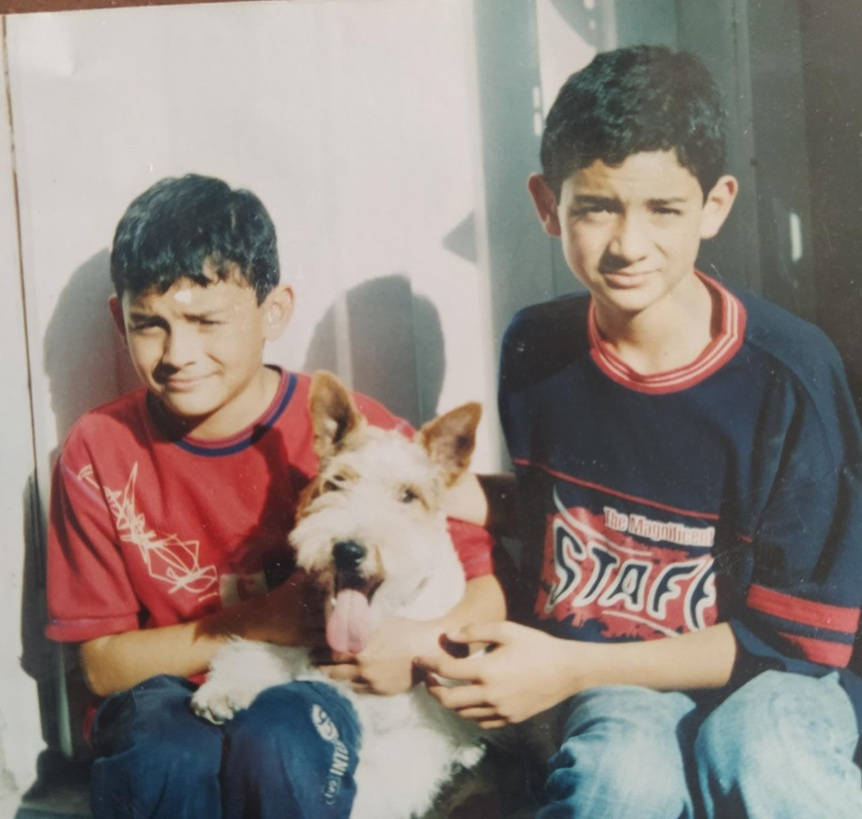
#> input picture python/opencv/fig/fig16.jpg, 862 x 819 px, shrunk from 1280 x 1216 before the run
$ python face_detection_cascades.py
#> lines starting #> are read from the running program, lines starting #| are printed output that depends on the picture; after the words box and inside, x2 and y2 are one past the last pixel; in counts of white or black regions, pixels touching at a corner belong together
import cv2

faceCascade = cv2.CascadeClassifier("files/haarcascade_frontalface_default.xml")
img  = cv2.imread('fig/fig16.jpg')
#> img is the input picture: shape (819, 862, 3); mean B, G, R 125.1, 130.8, 141.7
imgGray  = cv2.cvtColor(img, cv2.COLOR_BGR2GRAY)
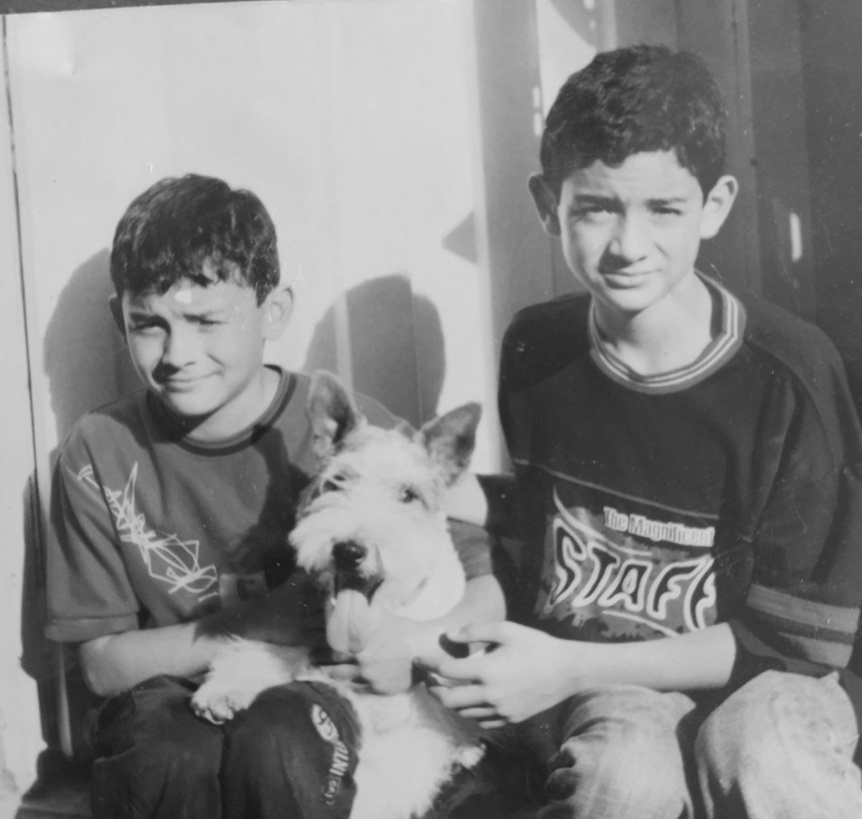
#> imgGray: shape (819, 862); min 23, max 235, mean 133.4

faces = faceCascade.detectMultiScale(imgGray, 1.2, 3)
#> faces = [[104, 267, 145, 145], [544, 142, 172, 172]]

thick = 2
color = (255,0,0)
for (x,y,w,h) in faces:
    cv2.rectangle(img, (x,y), (x+w,y+h), color,thick)
#> this loop made 2 passes
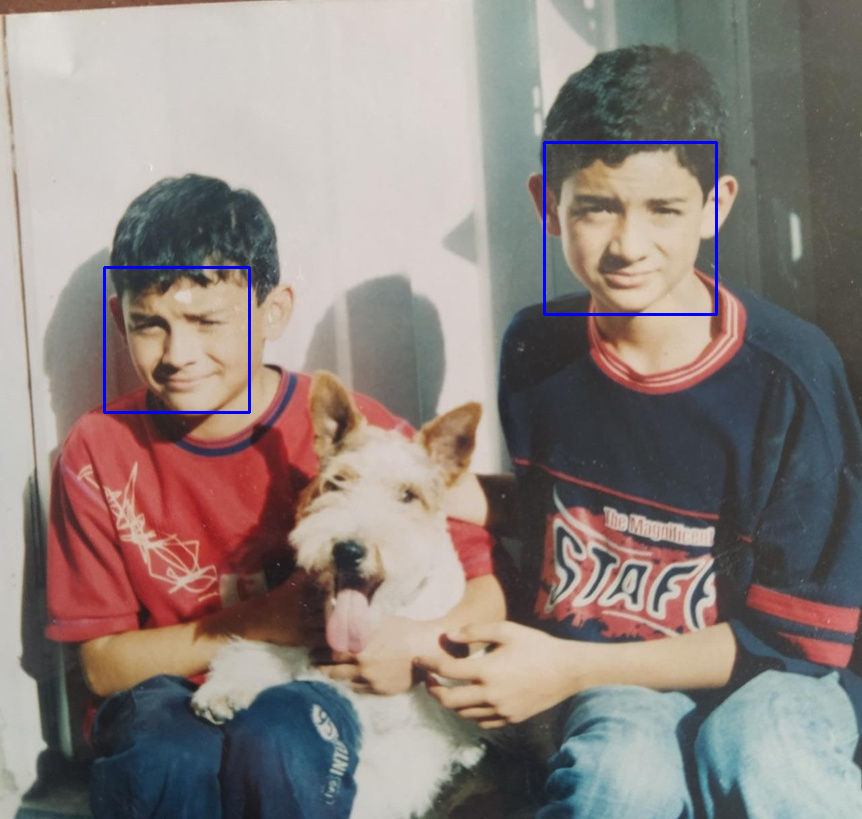
#> img: shape (819, 862, 3); 0.54% of pixels changed, all inside (x1, y1, x2, y2) = (103, 141, 718, 414)


cv2.imshow("image", img)
cv2.waitKey(0)

$ run again, with python/opencv/fig/fig1.jpg copied over python/opencv/fig/fig16.jpg
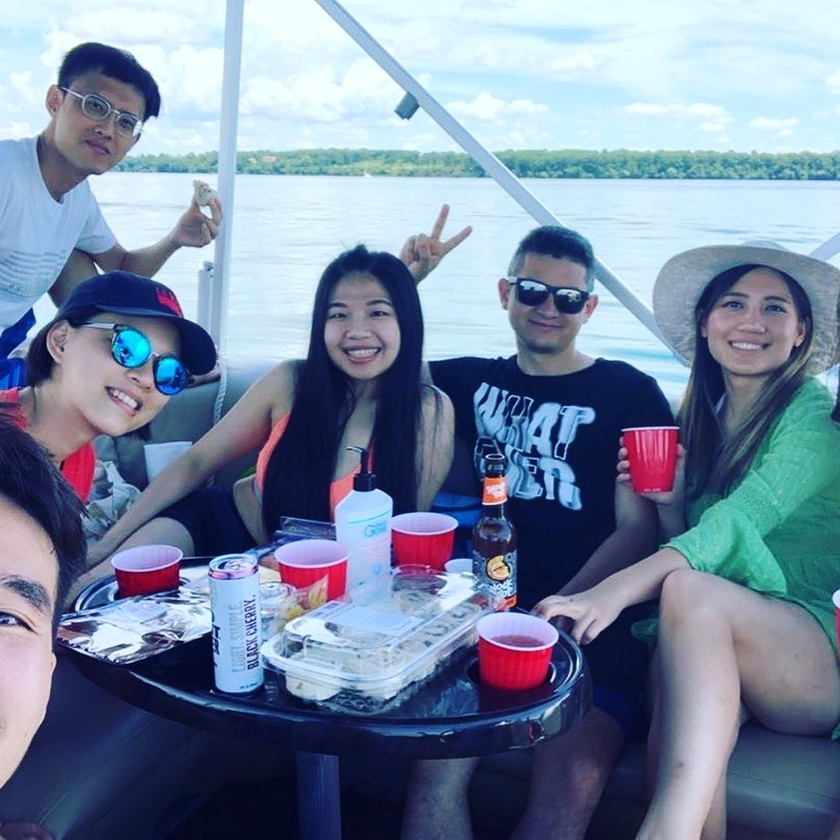
#> input picture python/opencv/fig/fig1.jpg, 840 x 840 px, shrunk from 1080 x 1080 before the run
#> img is the input picture: shape (840, 840, 3); mean B, G, R 160.4, 135.7, 119.3
#> `imgGray  = cv2.cvtColor(img, cv2.COLOR_BGR2GRAY)`:
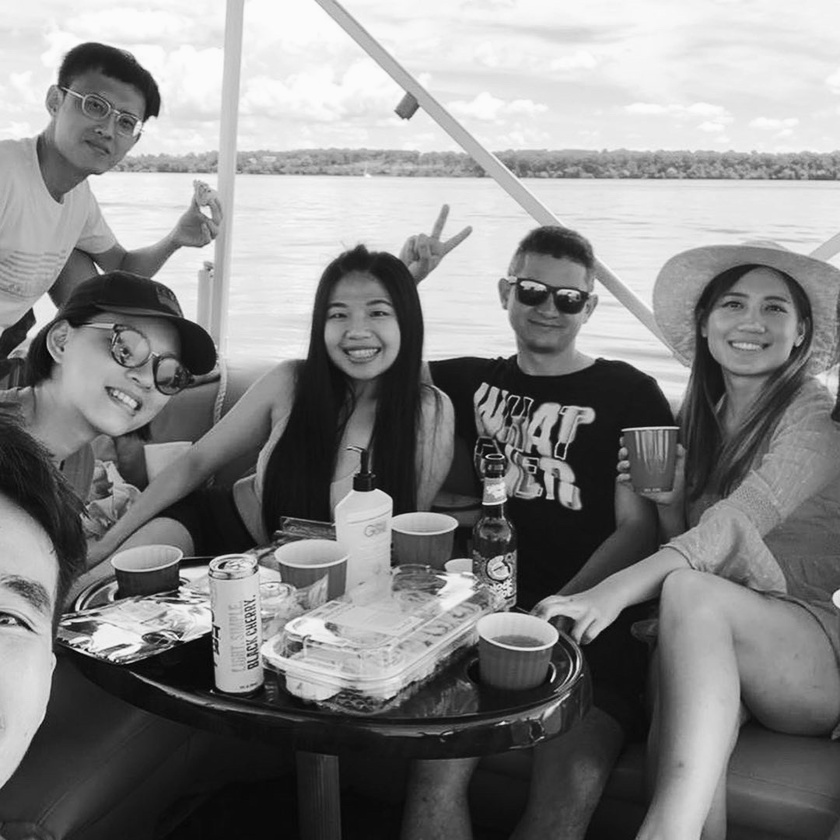
#> imgGray: shape (840, 840); min 3, max 253, mean 133.6
#> faces = [[312, 276, 98, 98], [499, 265, 97, 97], [700, 268, 102, 102]]
#> the loop `for (x,y,w,h) in faces:` made 3 passes
#> after the loop `for (x,y,w,h) in faces:`:
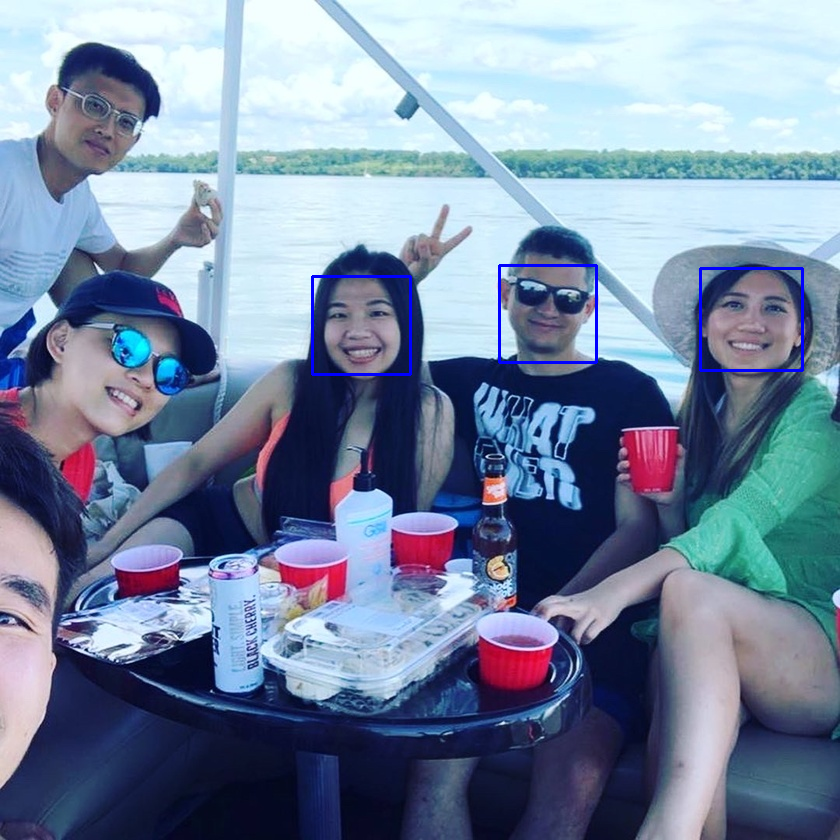
#> img: shape (840, 840, 3); 0.5% of pixels changed, all inside (x1, y1, x2, y2) = (311, 264, 804, 376)

$ run again, with python/opencv/fig/fig10.jpg copied over python/opencv/fig/fig16.jpg
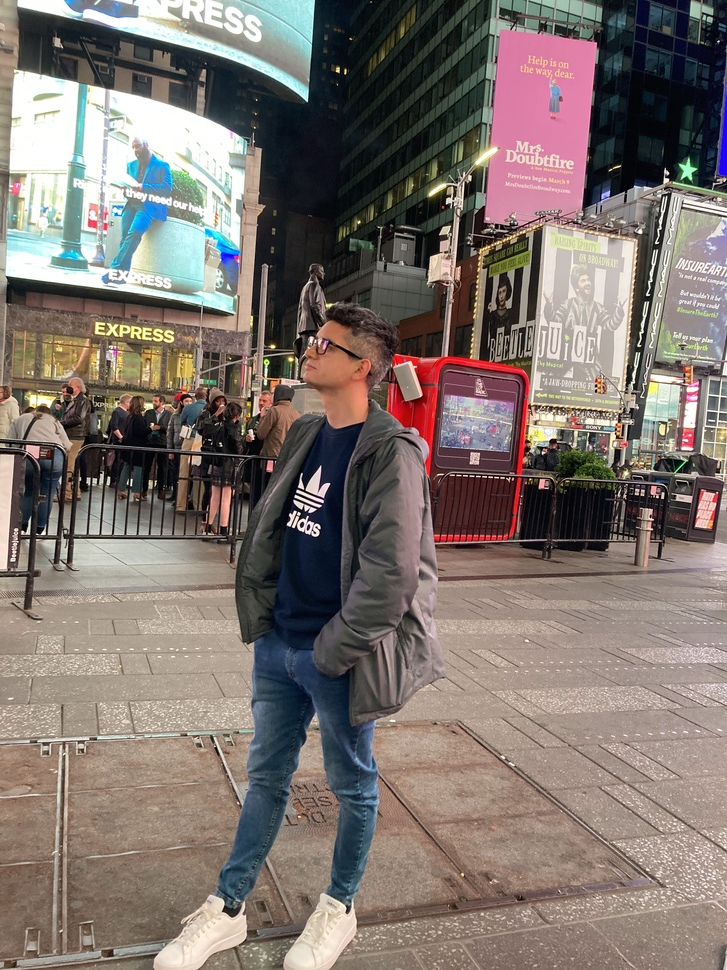
#> input picture python/opencv/fig/fig10.jpg, 727 x 970 px, shrunk from 3024 x 4032 before the run
#> img is the input picture: shape (970, 727, 3); mean B, G, R 110.3, 115.8, 126.5
#> `imgGray  = cv2.cvtColor(img, cv2.COLOR_BGR2GRAY)`:
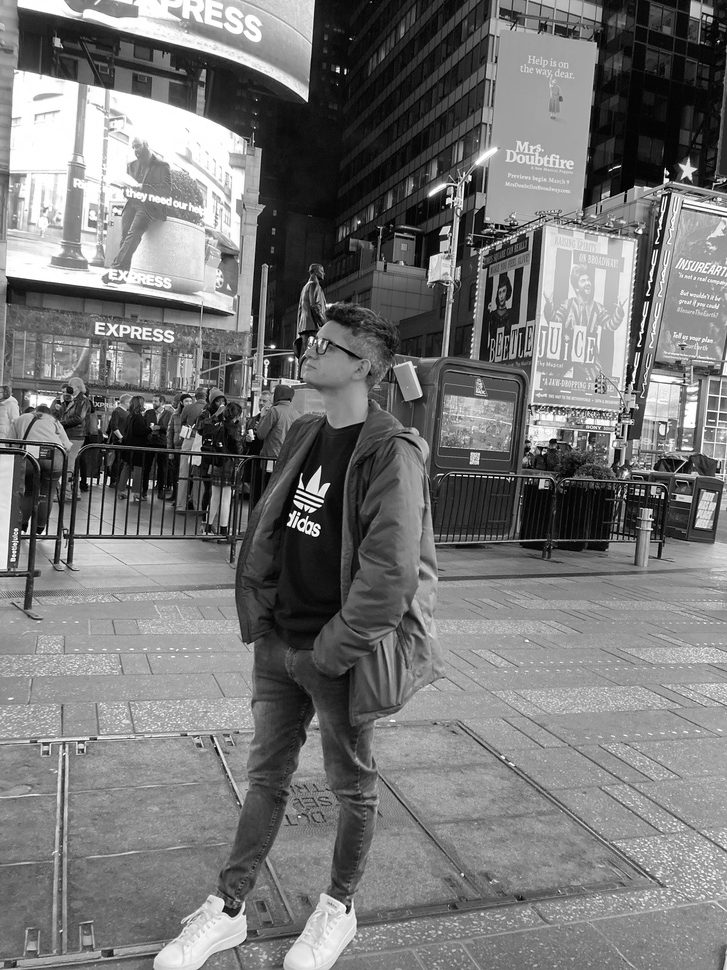
#> imgGray: shape (970, 727); min 0, max 255, mean 118.4
#> faces = ()
